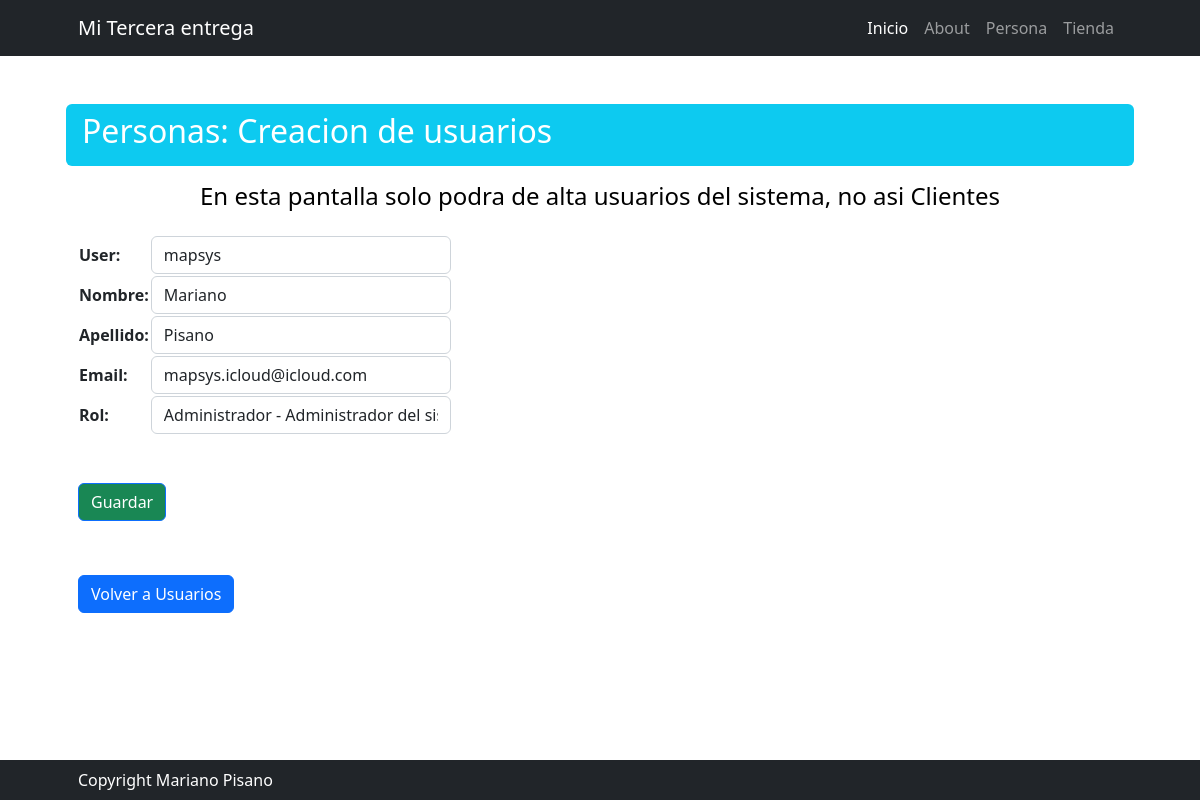
Before: /persona/usuario/update/mapsys with the older database file.
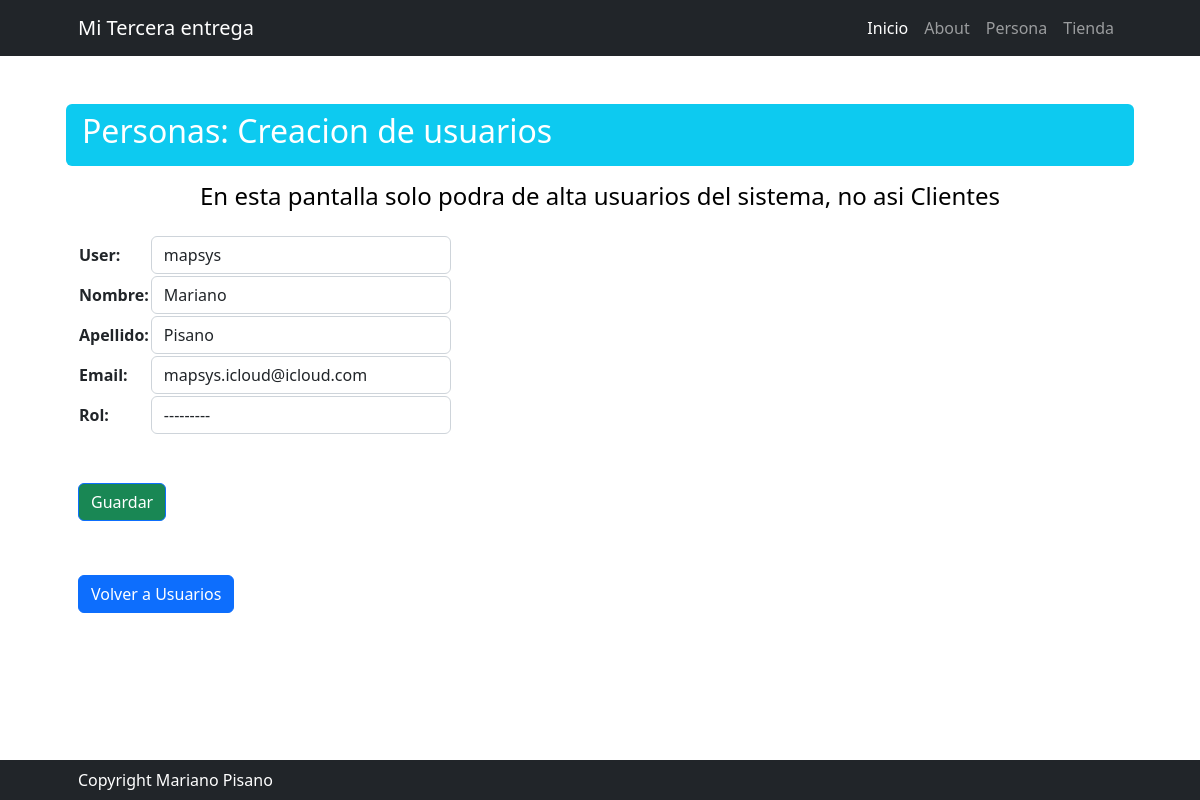
After: the same page with the newer database file.
### persona/models.py (models this page shows, shortened)
class Usuario(models.Model):
    user = models.CharField(max_length=50, primary_key=True)
    nombre = models.CharField(max_length=50)
    apellido = models.CharField(max_length=50)
    email = models.EmailField()
    rol = models.ForeignKey(Rol, on_delete=models.SET_NULL, null=True, blank=True)

class Rol(models.Model):
    nombre = models.CharField(max_length=50, unique=True)
    descripcion = models.CharField(max_length=50, verbose_name="Descripción", null=True, blank=True)
    def __str__(self):
        return f"{self.nombre} - {self.descripcion}"
    class Meta:
        verbose_name_plural = "Roles"

### persona/views.py (the view)
# urls.py: path("usuario/update/<str:pk>", views.UsuarioUpdate.as_view(), name="usuario_update"),
class UsuarioUpdate(UpdateView):
    model = models.Usuario
    form_class = forms.UsuarioForm
    success_url = reverse_lazy("persona:usuario_list")

### persona/forms.py
class UsuarioForm(forms.ModelForm):
    def __init__(self, *args, **kwargs):
        super(UsuarioForm, self).__init__(*args, **kwargs)
        self.fields['rol'].queryset = models.Rol.objects.exclude(nombre="Cliente")
    class Meta:
        model = models.Usuario
        fields = "__all__"
        widgets = {
            "user": forms.TextInput(attrs={"class": "form-control"}),
            "nombre": forms.TextInput(attrs={"class": "form-control"}),
            "apellido": forms.TextInput(attrs={"class": "form-control"}),
            "email": forms.EmailInput(attrs={"class": "form-control"}),
            "rol": forms.Select(attrs={"class": "form-control", "style": "width: 300px;"}),
        }

### persona/templates/persona/usuario_form.html (shortened to what this page needs)
{% extends 'core/base.html' %}
{% block titulo %}
    Personas: Creacion de usuarios
{% endblock titulo %}
{% block Subtitulo %}
    En esta pantalla solo podra de alta usuarios del sistema, no asi Clientes
{% endblock Subtitulo %}
{% block contenido %}
    <form method="post">
        <table>
            {{ form.as_table }}
        </table>
        <button type="submit" class="btn btn-primary my-5 bg-success ">Guardar</button>
    </form>
    <div class="fs-3 pb-4">
        <a class="btn btn-primary " href="{% url 'persona:rol_list' %}">Volver a Usuarios</a>
    </div>
{% endblock contenido %}

Changed rows visible on the page:
changed Usuario "mapsys": rol "Administrador - Administrador del sistema Nuevo 2" → "---------"
